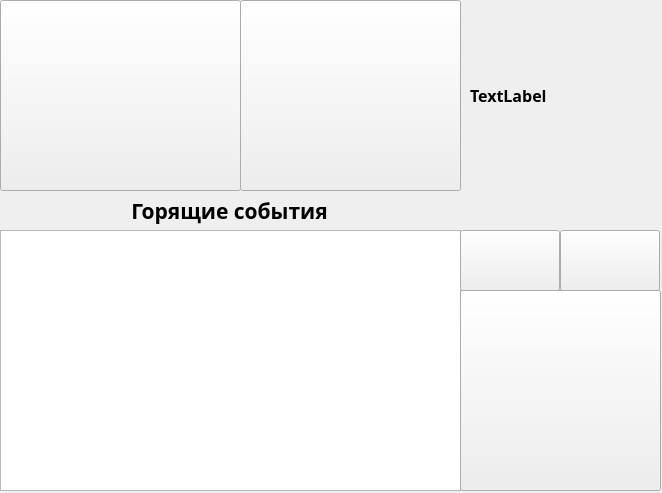
<?xml version="1.0" encoding="UTF-8"?>
<ui version="4.0">
 <class>MainWindow</class>
 <widget class="QMainWindow" name="MainWindow">
  <property name="geometry">
   <rect>
    <x>0</x>
    <y>0</y>
    <width>662</width>
    <height>493</height>
   </rect>
  </property>
  <property name="sizePolicy">
   <sizepolicy hsizetype="Fixed" vsizetype="Fixed">
    <horstretch>0</horstretch>
    <verstretch>0</verstretch>
   </sizepolicy>
  </property>
  <property name="minimumSize">
   <size>
    <width>662</width>
    <height>493</height>
   </size>
  </property>
  <property name="maximumSize">
   <size>
    <width>662</width>
    <height>493</height>
   </size>
  </property>
  <property name="font">
   <font>
    <pointsize>8</pointsize>
   </font>
  </property>
  <property name="windowTitle">
   <string>MainWindow</string>
  </property>
  <widget class="QWidget" name="centralwidget">
   <property name="sizePolicy">
    <sizepolicy hsizetype="Fixed" vsizetype="Fixed">
     <horstretch>0</horstretch>
     <verstretch>0</verstretch>
    </sizepolicy>
   </property>
   <property name="maximumSize">
    <size>
     <width>662</width>
     <height>493</height>
    </size>
   </property>
   <property name="styleSheet">
    <string notr="true"/>
   </property>
   <widget class="QListWidget" name="list_events">
    <property name="geometry">
     <rect>
      <x>0</x>
      <y>230</y>
      <width>461</width>
      <height>261</height>
     </rect>
    </property>
    <property name="font">
     <font>
      <pointsize>10</pointsize>
     </font>
    </property>
   </widget>
   <widget class="QPushButton" name="gt_edit">
    <property name="geometry">
     <rect>
      <x>0</x>
      <y>0</y>
      <width>241</width>
      <height>191</height>
     </rect>
    </property>
    <property name="focusPolicy">
     <enum>Qt::NoFocus</enum>
    </property>
    <property name="contextMenuPolicy">
     <enum>Qt::NoContextMenu</enum>
    </property>
    <property name="styleSheet">
     <string notr="true"/>
    </property>
    <property name="text">
     <string/>
    </property>
    <property name="icon">
     <iconset>
      <normaloff>icons/edit.png</normaloff>icons/edit.png</iconset>
    </property>
    <property name="iconSize">
     <size>
      <width>220</width>
      <height>220</height>
     </size>
    </property>
   </widget>
   <widget class="QPushButton" name="gt_map">
    <property name="geometry">
     <rect>
      <x>240</x>
      <y>0</y>
      <width>221</width>
      <height>191</height>
     </rect>
    </property>
    <property name="text">
     <string/>
    </property>
    <property name="icon">
     <iconset>
      <normaloff>icons/map.png</normaloff>icons/map.png</iconset>
    </property>
    <property name="iconSize">
     <size>
      <width>200</width>
      <height>185</height>
     </size>
    </property>
   </widget>
   <widget class="QPushButton" name="gt_fastPay">
    <property name="geometry">
     <rect>
      <x>560</x>
      <y>230</y>
      <width>100</width>
      <height>61</height>
     </rect>
    </property>
    <property name="text">
     <string/>
    </property>
    <property name="icon">
     <iconset>
      <normaloff>icons/money.png</normaloff>icons/money.png</iconset>
    </property>
    <property name="iconSize">
     <size>
      <width>70</width>
      <height>70</height>
     </size>
    </property>
   </widget>
   <widget class="QPushButton" name="gt_fastMSU">
    <property name="geometry">
     <rect>
      <x>460</x>
      <y>230</y>
      <width>100</width>
      <height>61</height>
     </rect>
    </property>
    <property name="text">
     <string/>
    </property>
    <property name="icon">
     <iconset>
      <normaloff>icons/MSU.png</normaloff>icons/MSU.png</iconset>
    </property>
    <property name="iconSize">
     <size>
      <width>75</width>
      <height>75</height>
     </size>
    </property>
   </widget>
   <widget class="QPushButton" name="gt_settings">
    <property name="geometry">
     <rect>
      <x>460</x>
      <y>290</y>
      <width>201</width>
      <height>201</height>
     </rect>
    </property>
    <property name="text">
     <string/>
    </property>
    <property name="icon">
     <iconset>
      <normaloff>icons/settings.png</normaloff>icons/settings.png</iconset>
    </property>
    <property name="iconSize">
     <size>
      <width>181</width>
      <height>180</height>
     </size>
    </property>
   </widget>
   <widget class="QLabel" name="label">
    <property name="geometry">
     <rect>
      <x>14</x>
      <y>190</y>
      <width>431</width>
      <height>41</height>
     </rect>
    </property>
    <property name="font">
     <font>
      <family>Arial Black</family>
      <pointsize>16</pointsize>
      <weight>75</weight>
      <bold>true</bold>
     </font>
    </property>
    <property name="text">
     <string>Горящие события</string>
    </property>
    <property name="alignment">
     <set>Qt::AlignCenter</set>
    </property>
   </widget>
   <widget class="QLabel" name="hi_label">
    <property name="geometry">
     <rect>
      <x>470</x>
      <y>10</y>
      <width>181</width>
      <height>171</height>
     </rect>
    </property>
    <property name="font">
     <font>
      <family>Trebuchet MS</family>
      <pointsize>12</pointsize>
      <weight>75</weight>
      <bold>true</bold>
     </font>
    </property>
    <property name="text">
     <string>TextLabel</string>
    </property>
   </widget>
  </widget>
 </widget>
 <resources/>
 <connections/>
</ui>
